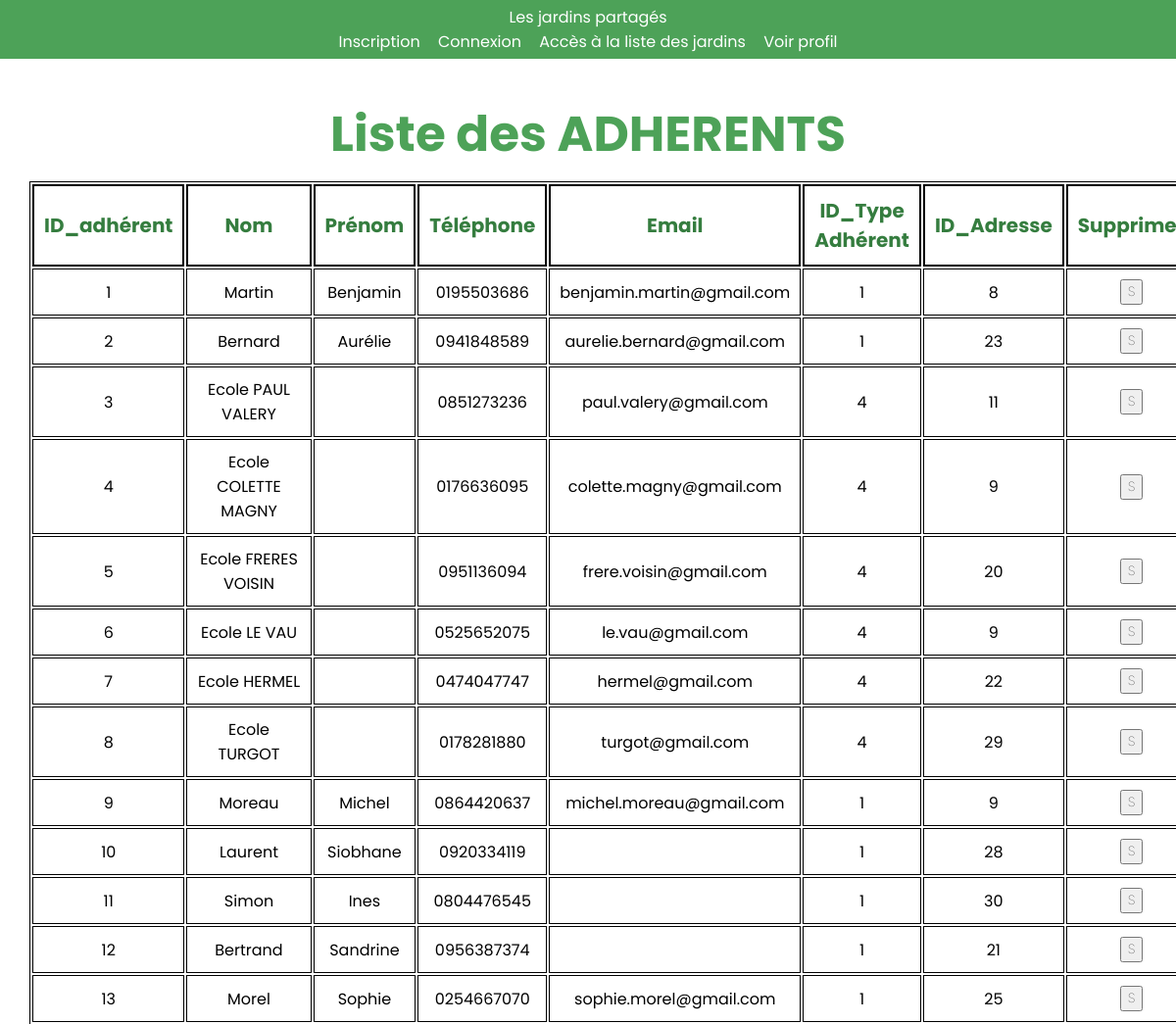
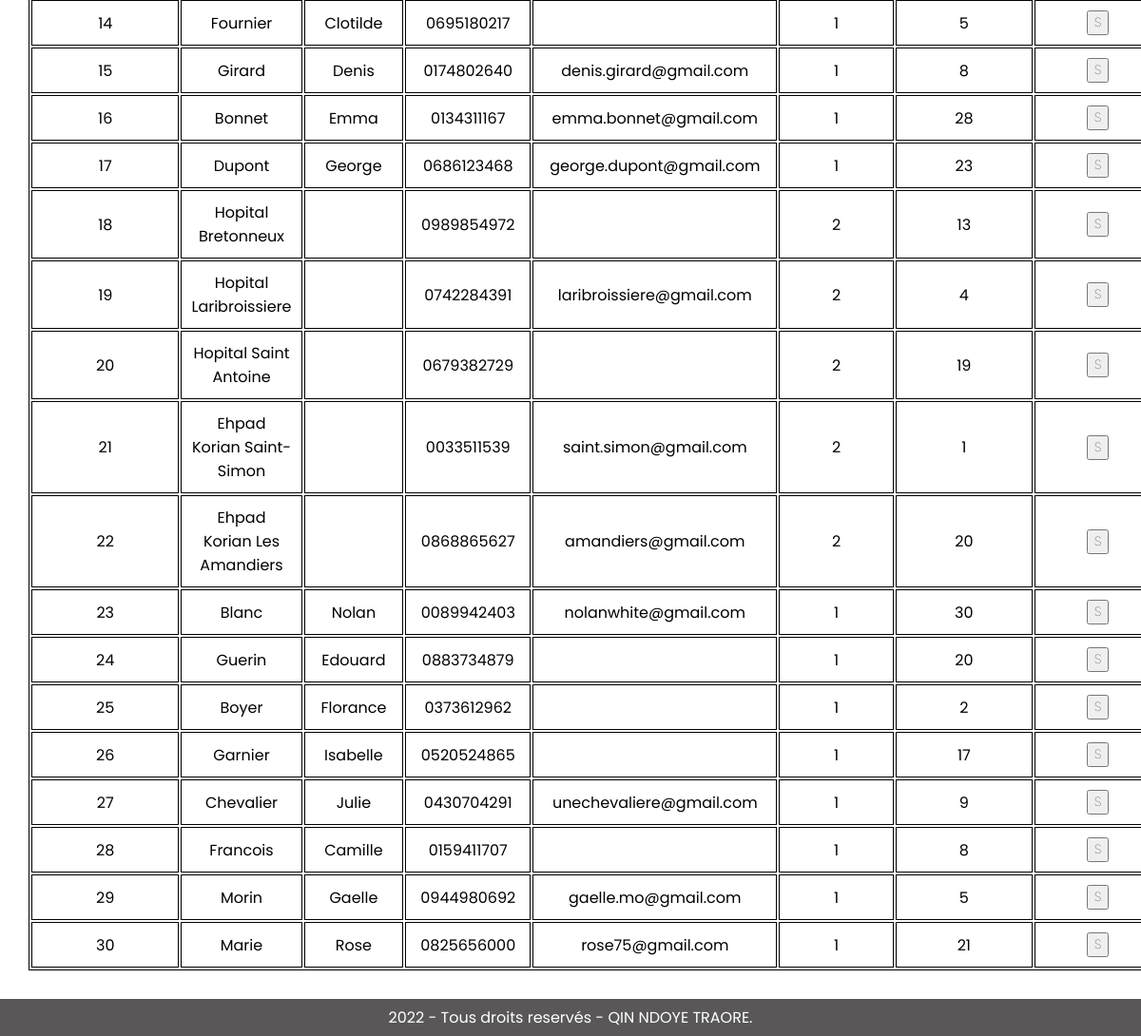
Screenshot of /admin/afficheADHERENT.php with the database file from the repository (2 pictures, top to bottom).
### tables this page shows
CREATE TABLE ADHERENT(
  id_adherent INT PRIMARY KEY AUTO_INCREMENT,
  nom VARCHAR(50) NOT NULL,
  prenom VARCHAR(50),
  telephone_adherent VARCHAR(50) UNIQUE,
  courriel_adherent VARCHAR(50) UNIQUE,
  id_type_adherent INT NOT NULL,
  id_adresse INT NOT NULL,
  FOREIGN KEY(id_type_adherent) REFERENCES TYPE_D_ADHERENT(id_type_adherent) ON DELETE RESTRICT ON UPDATE CASCADE,
  FOREIGN KEY(id_adresse) REFERENCES ADRESSE(id_adresse) ON DELETE CASCADE ON UPDATE CASCADE
);

### admin/afficheADHERENT.php (the view, shortened to what this page needs)
<header>
            <div class="conteneur">
                <div>
                    <a href="../index.php">Les jardins partagés</a>
                </div>
                <nav>
                    <a href="../accueil_adh.php?page=inscription">Inscription</a>
                    <a href="../accueil_adh.php?page=connexion">Connexion</a>
                    <a href="../accueil_adh.php?page=liste">Accès à la liste des jardins</a>
                    <a href="../accueil_adh.php?page=profil">Voir profil</a>
                </nav>
            </div>
        </header>
        <section>
            <div class="conteneur">
<?php
require_once("../inc/entete.inc.php");
function formSuppression($login){
return '<form method="POST" action="../accueil_adh.php?page=supprimer">
    <input type=hidden name="id_adherent" value="'.$login.'">
    <input type="submit" name="submit" value="S" />
    </form>';
}
?>
<h1>Liste des ADHERENTS </h1>
<table>
    <tr>
        <th>ID_adhérent</th>
        <th>Nom</th>
        <th>Prénom</th>
        <th>Téléphone</th>
        <th>Email</th>
        <th>ID_Type Adhérent</th>
        <th>ID_Adresse</th>
        <th>Supprimer</th>
    </tr>
    <?php
    try {
        $db = connectBD();
        foreach ($db->query('SELECT * from ADHERENT') as $ligne) {
            echo '<tr>
                <td>' . $ligne['id_adherent'] . '</td>
                <td>' . $ligne['nom'] . '</td>
                <td>' . $ligne['prenom'] . '</td>
                <td>' . $ligne['telephone_adherent'] . '</td>
                <td>' . $ligne['courriel_adherent'] . '</td>
                <td>' . $ligne['id_type_adherent'] . '</td>
                <td>' . $ligne['id_adresse'] . '</td><td>';
                echo formSuppression($ligne['id_adherent']);
                echo '</td></tr>';
        }
    } catch (PDOException $e) {
        echo '<div class=erreur> Erreur de connexion à la base de données ! </div>';
        echo  $e->getMessage() . "<br/>";
        die();
    }
    ?>
</table>
<?php require_once('../inc/bas.inc.php'); ?>

### inc/entete.inc.php (shortened to what this page needs)
<!DOCTYPE html>
<html lang="fr">
<head>
    <link rel="stylesheet" href="<?php echo RACINE_SITE; ?>inc\css\style.css">
</head>
<body>

### inc/bas.inc.php
</div>
        </section>
        <footer>
            <div class="conteneur">
                <?php echo date('Y'); ?> - Tous droits reservés - QIN NDOYE TRAORE.
            </div>
        </footer>
    </body>
</html>

### inc/css/style.css (style rules this page uses)
* { margin: 0; font-family: 'Poppins', sans-serif; }
a { text-decoration: none; color: #000; }
h1 { font-size: 50px; text-align: center; color: #4da258; padding: 10px; flex-direction: column; }
form { text-align: center; }
.conteneur { margin: 0 auto; }
table { border:1px solid black; position:relative; text-align: center; margin-left: auto; margin-right: auto; }
th { font-size: 20px; color: #357d3f; padding: 10px; border:2px solid black; text-align: center; }
td { border:1px solid rgb(0, 0, 0); text-align: center; padding: 10px; }
header { background: #4da258; padding: 5px; text-align: center; }
header nav { display: inline; }
header a { color: #ffffff; text-decoration: none; padding: 7px; }
section { padding: 30px; min-height: 800px; text-align: center; }
input { font-weight: 70; }
footer { background: #595757; color: white; text-align: center; padding: 7px 0; }
body { background-color:#ffffff; font-family:Verdana,Helvetica,Arial,sans-serif; }

### rows the page displays
adherent: id_adherent "1", nom "Martin", prenom "Benjamin", telephone_adherent "0195503686", courriel_adherent "benjamin.martin@gmail.com", id_type_adherent "1", id_adresse "8"
adherent: id_adherent "2", nom "Bernard", prenom "Aurélie", telephone_adherent "0941848589", courriel_adherent "aurelie.bernard@gmail.com", id_type_adherent "1", id_adresse "23"
adherent: id_adherent "3", nom "Ecole PAUL VALERY", telephone_adherent "0851273236", courriel_adherent "paul.valery@gmail.com", id_type_adherent "4", id_adresse "11"
adherent: id_adherent "4", nom "Ecole COLETTE MAGNY", telephone_adherent "0176636095", courriel_adherent "colette.magny@gmail.com", id_type_adherent "4", id_adresse "9"
adherent: id_adherent "5", nom "Ecole FRERES VOISIN", telephone_adherent "0951136094", courriel_adherent "frere.voisin@gmail.com", id_type_adherent "4", id_adresse "20"
adherent: id_adherent "6", nom "Ecole LE VAU", telephone_adherent "0525652075", courriel_adherent "le.vau@gmail.com", id_type_adherent "4", id_adresse "9"
adherent: id_adherent "7", nom "Ecole HERMEL", telephone_adherent "0474047747", courriel_adherent "hermel@gmail.com", id_type_adherent "4", id_adresse "22"
adherent: id_adherent "8", nom "Ecole TURGOT", telephone_adherent "0178281880", courriel_adherent "turgot@gmail.com", id_type_adherent "4", id_adresse "29"
adherent: id_adherent "9", nom "Moreau", prenom "Michel", telephone_adherent "0864420637", courriel_adherent "michel.moreau@gmail.com", id_type_adherent "1", id_adresse "9"
adherent: id_adherent "10", nom "Laurent", prenom "Siobhane", telephone_adherent "0920334119", id_type_adherent "1", id_adresse "28"
adherent: id_adherent "11", nom "Simon", prenom "Ines", telephone_adherent "0804476545", id_type_adherent "1", id_adresse "30"
adherent: id_adherent "12", nom "Bertrand", prenom "Sandrine", telephone_adherent "0956387374", id_type_adherent "1", id_adresse "21"
adherent: id_adherent "13", nom "Morel", prenom "Sophie", telephone_adherent "0254667070", courriel_adherent "sophie.morel@gmail.com", id_type_adherent "1", id_adresse "25"
adherent: id_adherent "14", nom "Fournier", prenom "Clotilde", telephone_adherent "0695180217", id_type_adherent "1", id_adresse "5"
adherent: id_adherent "15", nom "Girard", prenom "Denis", telephone_adherent "0174802640", courriel_adherent "denis.girard@gmail.com", id_type_adherent "1", id_adresse "8"
adherent: id_adherent "16", nom "Bonnet", prenom "Emma", telephone_adherent "0134311167", courriel_adherent "emma.bonnet@gmail.com", id_type_adherent "1", id_adresse "28"
adherent: id_adherent "17", nom "Dupont", prenom "George", telephone_adherent "0686123468", courriel_adherent "george.dupont@gmail.com", id_type_adherent "1", id_adresse "23"
adherent: id_adherent "18", nom "Hopital Bretonneux", telephone_adherent "0989854972", id_type_adherent "2", id_adresse "13"
adherent: id_adherent "19", nom "Hopital Laribroissiere", telephone_adherent "0742284391", courriel_adherent "laribroissiere@gmail.com", id_type_adherent "2", id_adresse "4"
adherent: id_adherent "20", nom "Hopital Saint Antoine", telephone_adherent "0679382729", id_type_adherent "2", id_adresse "19"
adherent: id_adherent "21", nom "Ehpad Korian Saint-Simon", telephone_adherent "0033511539", courriel_adherent "saint.simon@gmail.com", id_type_adherent "2", id_adresse "1"
adherent: id_adherent "22", nom "Ehpad Korian Les Amandiers", telephone_adherent "0868865627", courriel_adherent "amandiers@gmail.com", id_type_adherent "2", id_adresse "20"
adherent: id_adherent "23", nom "Blanc", prenom "Nolan", telephone_adherent "0089942403", courriel_adherent "nolanwhite@gmail.com", id_type_adherent "1", id_adresse "30"
adherent: id_adherent "24", nom "Guerin", prenom "Edouard", telephone_adherent "0883734879", id_type_adherent "1", id_adresse "20"
adherent: id_adherent "25", nom "Boyer", prenom "Florance", telephone_adherent "0373612962", id_type_adherent "1", id_adresse "2"
adherent: id_adherent "26", nom "Garnier", prenom "Isabelle", telephone_adherent "0520524865", id_type_adherent "1", id_adresse "17"
adherent: id_adherent "27", nom "Chevalier", prenom "Julie", telephone_adherent "0430704291", courriel_adherent "unechevaliere@gmail.com", id_type_adherent "1", id_adresse "9"
adherent: id_adherent "28", nom "Francois", prenom "Camille", telephone_adherent "0159411707", id_type_adherent "1", id_adresse "8"
adherent: id_adherent "29", nom "Morin", prenom "Gaelle", telephone_adherent "0944980692", courriel_adherent "gaelle.mo@gmail.com", id_type_adherent "1", id_adresse "5"
adherent: id_adherent "30", nom "Marie", prenom "Rose", telephone_adherent "0825656000", courriel_adherent "rose75@gmail.com", id_type_adherent "1", id_adresse "21"
